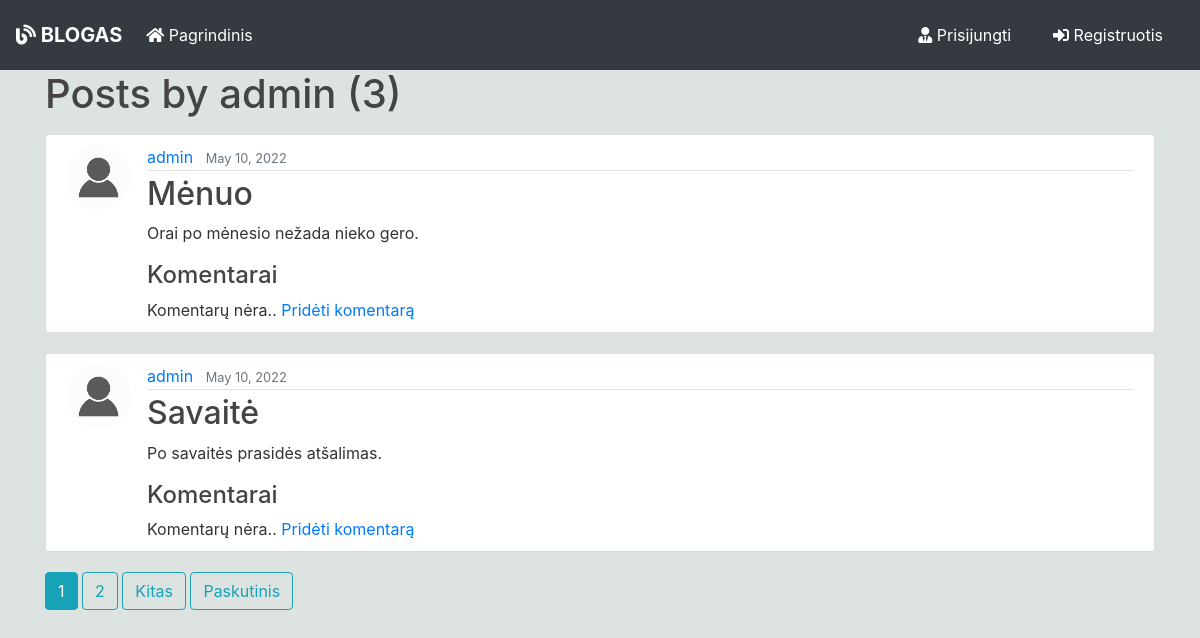
Page /user/admin on the earlier database version.
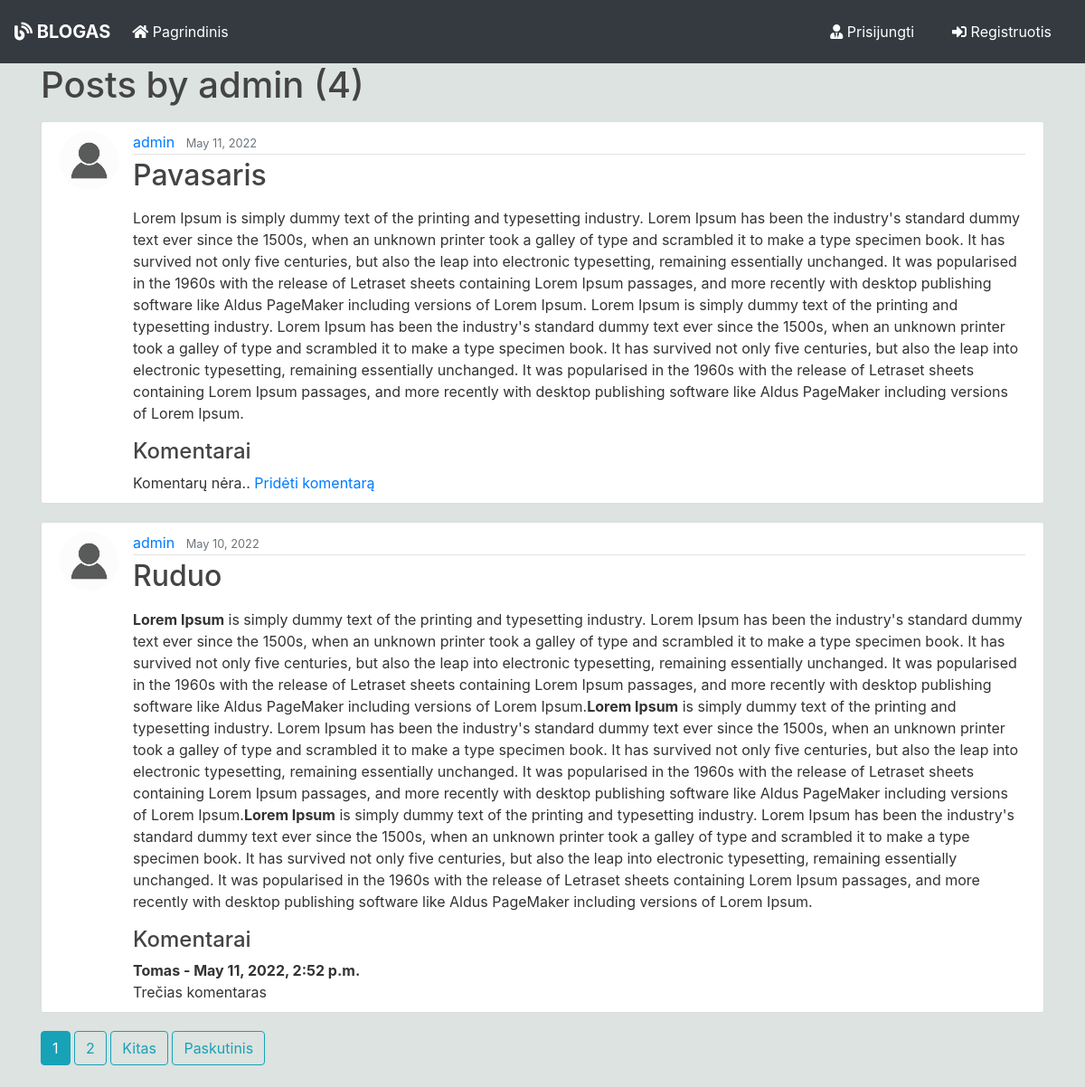
Same page on the later database version.
### blog/models.py (models this page shows, shortened)
class Post(models.Model):
    title = models.CharField(max_length=100)
    content = HTMLField('Content', null=True)
    date_posted = models.DateTimeField(default=timezone.now)
    author = models.ForeignKey(User, on_delete=models.CASCADE)

class Comment(models.Model):
    post = models.ForeignKey(Post, related_name="comments", on_delete=models.CASCADE)
    name = models.CharField(max_length=200)
    body = models.TextField()
    date_added = models.DateTimeField(auto_now_add=True)

### users/models.py (models this page shows, shortened)
class Profile(models.Model):
    user = models.OneToOneField(User, on_delete=models.CASCADE)
    image = models.ImageField(default='default.jpg', upload_to='profile_pics')

### blog/views.py (the view)
# urls.py: path('user/<str:username>', UserPostListView.as_view(), name='user-posts'),
class UserPostListView(ListView):
    model = Post
    template_name = 'blog/user_posts.html'
    context_object_name = 'posts'
    paginate_by = 2
    def get_queryset(self):
        user = get_object_or_404(User, username=self.kwargs.get('username'))
        return Post.objects.filter(author=user).order_by('-date_posted')

### blog/templates/blog/user_posts.html (shortened to what this page needs)
{% extends "blog/base.html" %}
{% block content %}
    <h1 class="mb-3">Posts by {{ view.kwargs.username }} ({{ page_obj.paginator.count }})</h1>
    {% for post in posts %}
        <article class="media content-section">
          <img class="rounded-circle article-img" src="{{ post.author.profile.image.url }}">
          <div class="media-body">
            <div class="article-metadata">
              <a class="mr-2" href="{% url 'user-posts' post.author.username %}">{{ post.author }}</a>
              <small class="text-muted">{{ post.date_posted|date:"F d, Y" }}</small>
            </div>
            <h2><a class="article-title" href="{% url 'post-detail' post.id %}">{{ post.title }}</a></h2>
            <p class="article-content">{{ post.content  | safe }}</p>
              <h4> Komentarai </h4>
              {% if not post.comments.all %}
                        Komentarų nėra.. <a href="#">
                        Pridėti komentarą </a>
              {% else %}
                {% for comment in post.comments.all %}
                    <strong>{{ comment.name }} -
                            {{ comment.date_added }}
                    </strong>
                  <br/>
                  {{ comment.body }}
                {% endfor %}
              {% endif %}
          </div>
        </article>
    {% endfor %}
    {% if is_paginated %}
       {% for num in page_obj.paginator.page_range %}
        {% if page_obj.number == num %}
          <a class="btn btn-info mb-4" href="?page={{ num }}">{{ num }}</a>
        {% elif num > page_obj.number|add:'-3' and num < page_obj.number|add:'3' %}
          <a class="btn btn-outline-info mb-4" href="?page={{ num }}">{{ num }}</a>
        {% endif %}
      {% endfor %}
      {% if page_obj.has_next %}
        <a class="btn btn-outline-info mb-4" href="?page={{ page_obj.next_page_number }}">Kitas</a>
        <a class="btn btn-outline-info mb-4" href="?page={{ page_obj.paginator.num_pages }}">Paskutinis</a>
      {% endif %}
    {% endif %}
{% endblock content %}

### blog/templates/blog/base.html (shortened to what this page needs)
{% load static %}
<!doctype html>
<html lang="en">
  <head>
    <link rel="stylesheet" href="https://stackpath.bootstrapcdn.com/bootstrap/4.3.1/css/bootstrap.min.css">
    <link rel="stylesheet" href="https://use.fontawesome.com/releases/v5.8.1/css/all.css" >
    <link rel="stylesheet" href="{% static 'blog/main.css' %}">
</head>
  <body>
        <nav class="navbar navbar-expand-lg navbar-dark bg-dark">
                <a class="navbar-brand font-weight-bold" href="{% url 'blog-home' %}"><i class="fas fa-blog"></i>  BLOGAS</a>
                <div class="collapse navbar-collapse" id="navbarSupportedContent">
                  <ul class="navbar-nav mr-auto">
                    <li class="nav-item active">
                      <a class="nav-link" href="{% url 'blog-home' %}"><i class="fas fa-home"></i> Pagrindinis <span class="sr-only">(current)</span></a>
                    </li>
                  </ul>
                    {% if user.is_authenticated %}
                    <a href="{% url 'user-posts' user %}" class="btn text-white m-2"><i class="fas fa-user-shield"></i> Mano postai</a>
                    <a href="{% url 'post-create' %} " class="btn text-white m-2"><i class="fas fa-user-edit"></i> Naujas postas</a>
                    <a href="{% url 'profile' %} " class="btn text-white m-2"><i class="fas fa-user"></i> {{ user.username }}</a>
                    <a href="{% url 'logout' %} " class="btn text-white m-2"><i class="fas fa-sign-out-alt"></i> Atsijungti</a>
                    {% else %}
                    <a href="{% url 'login' %} " class="btn text-white m-2"><i class="fas fa-user-tie"></i> Prisijungti</a>
                    <a href="{% url 'register' %} " class="btn text-white m-2"> <i class="fas fa-sign-in-alt"></i> Registruotis</a>
                    {% endif %}
                </div>
              </nav>
      <div class="container my-bg">
    {% block content %}
    {% endblock  %}
    </div>
  </body>
</html>

### blog/static/blog/main.css (style rules this page uses)
body { background: #dce3e0; color: #333333; margin-top: 0; }
h1, h2, h3, h4, h5, h6 { color: #444444; }
ul { margin: 0; }
.content-section { background: #ffffff; padding: 10px 20px; border: 1px solid #dddddd; border-radius: 3px; margin-bottom: 20px; }
.article-title { color: #444444; }
.article-content { white-space: pre-line; }
.article-img { height: 65px; width: 65px; margin-right: 16px; }
.article-metadata { padding-bottom: 1px; margin-bottom: 4px; border-bottom: 1px solid #e3e3e3 }

Differences in the rows shown:
no longer on this page (row edited): Post: author.profile.image (placeholder picture), author "admin", date_posted "May 10, 2022", title "Savaitė", content "Po savaitės prasidės atšalimas.", shows "Komentarų nėra.."
added Post: author.profile.image (placeholder picture), author "admin", date_posted "May 11, 2022", title "Pavasaris", content "Lorem Ipsum is simply dummy text of the printing and typesetting industry. Lorem Ipsum has been the industry's standard dummy text ever since the 1500s, when an unknown printer took a galley of type and scrambled it to make a type specimen book. It has survived not only five centuries, but also the leap into electronic typesetting, remaining essentially unchanged. It was popularised in the 1960s with the release of Letraset sheets containing Lorem Ipsum passages, and more recently with desktop publishing software like Aldus PageMaker including versions of Lorem Ipsum. Lorem Ipsum is simply dummy text of the printing and typesetting industry. Lorem Ipsum has been the industry's standard…", shows "Komentarų nėra.."
changed Post: title "Mėnuo" → "Ruduo"; content "Orai po mėnesio nežada nieko gero." → "Lorem Ipsum is simply dummy text of the printing and typesetting industry. Lorem Ipsum has been the industry's standard dummy text ever since the 1500s, when an unknown printer took a galley of type and scrambled it to make a type specimen book. It has survived not only five centuries, but also the leap into electronic typesetting, remaining essentially unchanged. It was popularised in the 1960s with the release of Letraset sheets containing Lorem Ipsum passages, and more recently with desktop publishing software like Aldus PageMaker including versions of Lorem Ipsum. Lorem Ipsum is simply dummy text of the printing and typesetting industry. Lorem Ipsum has been the industry's standard…"; no longer shows "Komentarų nėra.. Pridėti komentarą"
added Comment: name "Tomas", date_added "May 11, 2022, 2:52 p.m.", body "Trečias komentaras", shown under Post "admin"
Other differences:
{{ page_obj.paginator.count }}: "3" → "4"
